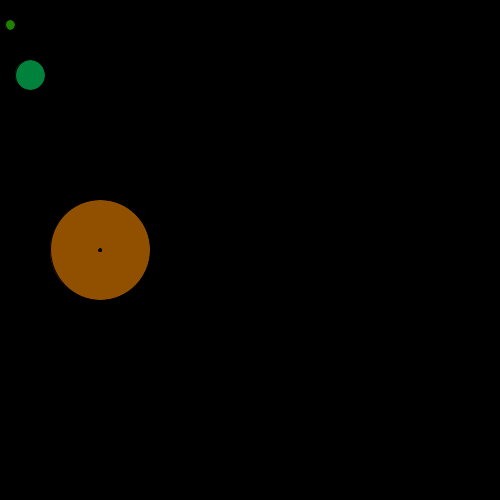
Frame 1 (no input)
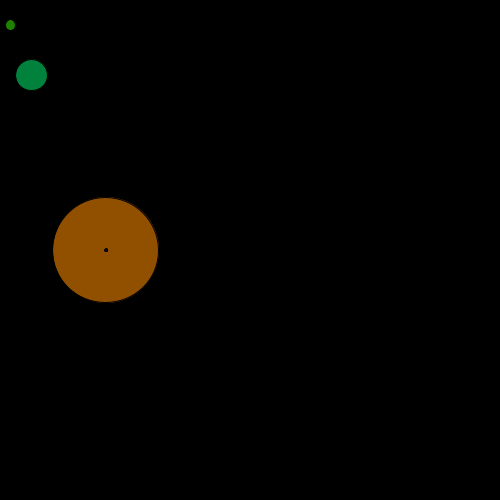
Frame 60 (the mouse pressed at the canvas centre just before this capture)
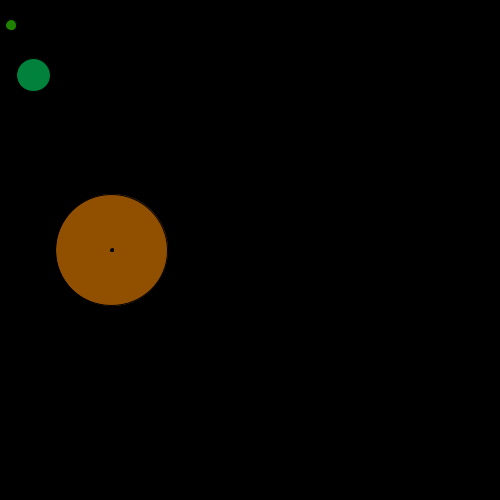
Frame 120 (the mouse held since frame 60 and released just before this capture)

The Processing sketch that drew these frames (run headless with seeded random() and noise(); from frame 60 on, the mouse is pressed at the canvas centre):

// Processing sketch: processing_186449
// ── processing_186449.pde

float sss=100;
float fff=250;
void setup(){
  size(500,500);
}
void draw(){
 
  if(mouseY< height/2){
  background (0);
}else{
  background(0);
}
  
 sss=sss+0.1;
 fill(145,80,0);
ellipse(sss,fff,sss,sss);
fill(30,130,0);
ellipse(sss*0.1,fff*0.1,sss*0.1,sss*0.1);
fill(0,130,60);
ellipse(sss*0.3,fff*0.3,sss*0.3,sss*0.3);

fill(0,13,60);
ellipse(sss*1.001,fff*1.001,sss*0.03,sss*0.03);



}
